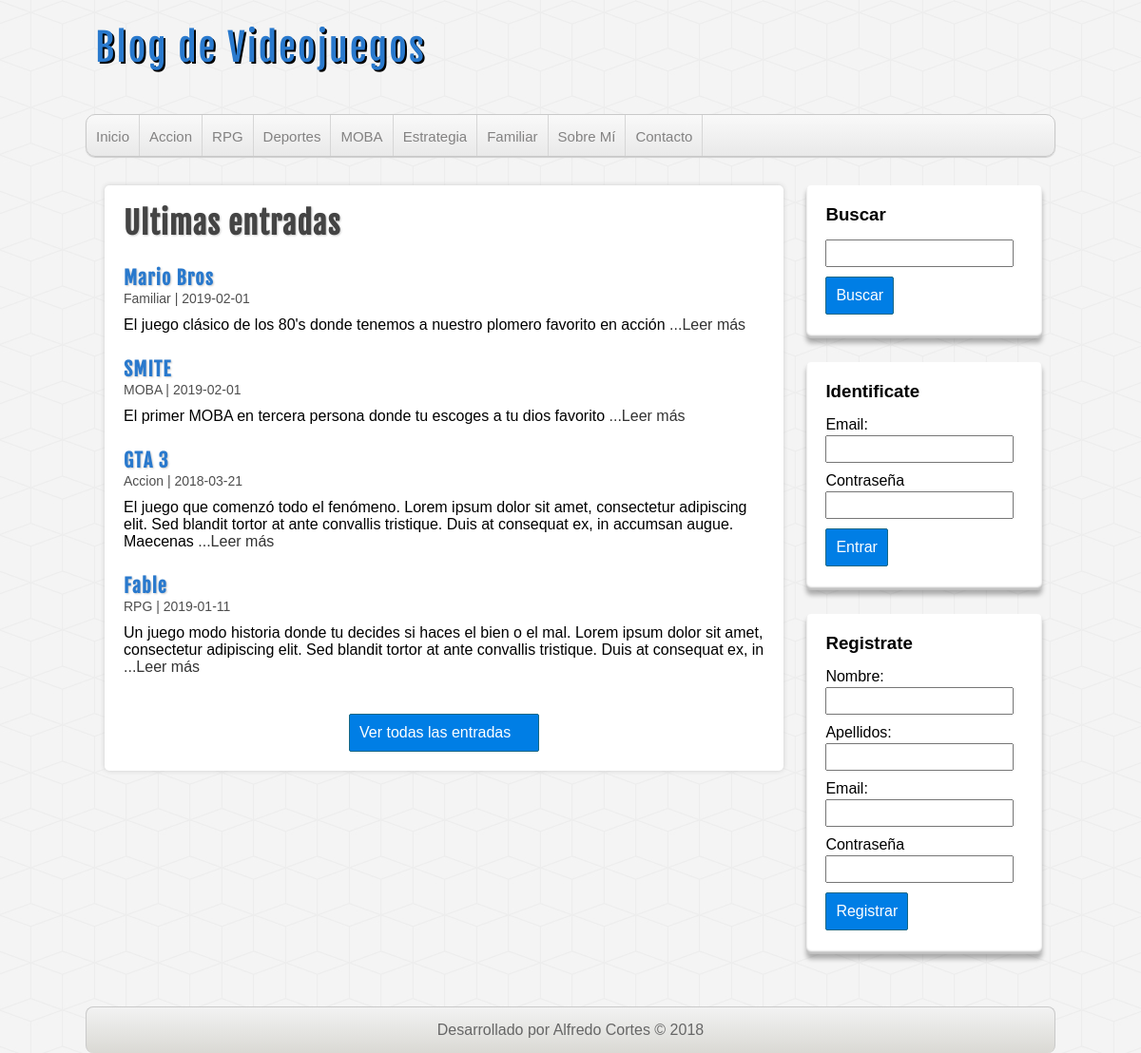
The page / on the database its author committed.
### tables this page shows
CREATE TABLE IF NOT EXISTS `categorias` (
  `id_categoria` int(255) NOT NULL AUTO_INCREMENT,
  `nombre_categoria` varchar(255) NOT NULL,
  PRIMARY KEY (`id_categoria`)
);

CREATE TABLE IF NOT EXISTS `entradas` (
  `id_entrada` int(255) NOT NULL AUTO_INCREMENT,
  `usuario_id` int(255) NOT NULL,
  `categoria_id` int(255) NOT NULL,
  `titulo` varchar(100) NOT NULL,
  `descripcion` mediumtext NOT NULL,
  `fecha_entrada` date NOT NULL,
  PRIMARY KEY (`id_entrada`),
  KEY `fk_entrada_usuario` (`usuario_id`),
  KEY `fk_entrada_categoria` (`categoria_id`)
);

### includes/helpers.php (called while the page is built, shortened)
<?php
function obtenerCategorias($conn){
    $sql = "SELECT * FROM categorias ORDER BY id_categoria ASC;";
    $categorias = mysqli_query($conn, $sql) or die(mysql_error());
    $result = array();
    if($categorias && mysqli_num_rows($categorias)>=1){
        $result = $categorias;
    }
    return $result;
}
function obtenerEntradas($conn, $limit=null, $categoria=null, $busqueda=null){
    $sql = "SELECT e.*, c.nombre_categoria FROM entradas e ".
            "INNER JOIN categorias c ON e.categoria_id=c.id_categoria";
    $sql .= " ORDER BY e.id_entrada DESC";
    if($limit){
        $sql.= " LIMIT 4";
    }
    $entradas = mysqli_query($conn, $sql);
    return $entradas;
}
?>

### index.php (the view)
<?php
require_once 'includes/header.php';
require_once 'includes/sidebar.php';
?>
<div id="principal">
    <h1>Ultimas entradas</h1>
    <?php $entradas = obtenerEntradas($conn, true);
    if(!empty($entradas)):
        while($entrada = mysqli_fetch_assoc($entradas)): ?>
            <article class="entrada">
                <a href="entrada.php?id=<?=$entrada['id_entrada'];?>"><h2><?=$entrada['titulo']; ?></h2></a>
                <span class="categoria-fecha"><?=$entrada['nombre_categoria'].' | '.$entrada['fecha_entrada']; ?></span>
                <p>
                    <?=substr($entrada['descripcion'], 0, 200)?><a href="entrada.php?id=<?=$entrada['id_entrada'];?>"><span id="leer-mas"> ...Leer más</span></a>
                </p>
            </article>
    <?php endwhile;
    endif; ?>
    <div id="ver-todas">
        <a href="entradas.php">Ver todas las entradas</a>
    </div>
</div>
<?php require_once 'includes/footer.php'; ?>

### includes/header.php (shortened to what this page needs)
<?php require_once 'conexion.php'; ?>
<?php require_once 'helpers.php'; ?>
<!DOCTYPE html>
<html lang="es">
    <head>
        <link rel="stylesheet" href="./assets/css/main.css">
    </head>
    <body>
        <header id="header">
            <div id="logo">
                <a href="index.php">
                    Blog de Videojuegos
                </a>
            </div>
            <nav id="menu">
                <ul>
                    <li>
                        <a href="index.php">Inicio</a>
                    </li>
                    <?php $categorias = obtenerCategorias($conn);
                    if(!empty($categorias)):
                        while($categoria=mysqli_fetch_assoc($categorias)): ?>
                        <li>
                            <a href="categoria.php?id=<?=$categoria['id_categoria'] ?>"><?= $categoria['nombre_categoria']; ?></a>
                        </li>
                    <?php
                        endwhile;
                    endif;
                    ?>
                    <li>
                        <a href="index.php">Sobre Mí</a>
                    </li>
                    <li>
                        <a href="index.php">Contacto</a>
                    </li>
                </ul>
            </nav>
        </header>
    <div id="container">

### includes/sidebar.php (shortened to what this page needs)
<aside id="sidebar">
    <div id="usuario-logeado" class="bloque">
        <h3>Buscar</h3>
        <form action="buscar.php" method="POST">
            <input type="text" name="busqueda">
            <input type="submit" value="Buscar">
        </form>
    </div>
<?php if(!isset($_SESSION['usuario'])): ?>
    <div id="login" class="bloque">
    <h3>Identificate</h3>
        <form action="login.php" method="POST">
            <label for="email">Email:</label>
            <input type="email" name="email" id="email">
            <label for="password">Contraseña</label>
            <input type="password" name="password" id="password">
            <input type="submit" value="Entrar">
        </form>
    </div>
    <div id="registro" class="bloque">
        <h3>Registrate</h3>
        <form action="registro.php" method="POST">
            <label for="nombre">Nombre:</label>
            <input type="text" name="nombre" id="nombre">
            <label for="apellidos">Apellidos:</label>
            <input type="text" name="apellidos" id="apellidos">
            <label for="email">Email:</label>
            <input type="email" name="email" id="email">
            <label for="password">Contraseña</label>
            <input type="password" name="password" id="password">
            <input type="submit" name="submit" value="Registrar">
        </form>
    </div>
<?php endif; ?>
</aside>

### includes/footer.php (shortened to what this page needs)
    </div>
<footer id="pie">
    <p>Desarrollado por Alfredo Cortes &copy; 2018</p>
</footer>
    </body>
</html>

### assets/css/main.css (style rules this page uses)
html { box-sizing: border-box; }
*, *::before, *::after { box-sizing: inherit; }
* { margin: 0px; padding: 0px; font-family: sans-serif, Helvetica, Arial; text-decoration: none; }
body { background: url(../img/cubes.png) #f4f4f4; }
.categoria-fecha { color: #4e4e4e; margin-top: 5px; font-size: 14px; }
#header { width: 85%; height: auto; background: transparent; margin: 0 auto; }
#logo { float: left; width: 540px; height: 120px; }
#logo a { font-family: "fajala", Helvetica; font-size: 40px; letter-spacing: 2px; color: #2979cd; text-shadow: 2px 2px 0px black; transition: all 500ms; line-height: 100px; margin-left: 10px; }
#menu { clear: both; width: 100%; height: 45px; background: linear-gradient(to bottom, #f9f9f9 0px, #e9e9e9 100%); border: 1px solid #c9c9c9; border-radius: 10px; box-shadow: 0px 1px 1px #ccc; overflow: hidden; }
#menu ul { list-style: none; }
#menu ul li { float: left; line-height: 45px; border-right: 1px solid #d6d6d6; }
#menu ul li a { display: block; padding: 0 10px; font-size: 15px; color: #838282; }
#container { width: 85%; height: auto; margin: 30px auto; }
#sidebar { float: right; width: 27%; height: auto; }
.bloque { display: block; width: 90%; margin: 0px auto; margin-bottom: 25px; background: white; padding: 20px; box-shadow: 0px 5px 5px rgba(0, 0, 0, 0.3), 0px -3px 2px rgba(0, 0, 0, 0.25) inset; border-radius: 5px; }
.bloque h3 { margin-bottom: 15px; }
label, input[type="text"], input[type="email"], input[type="password"] { display: block; width: 95%; margin: 2px 0px; }
input[type="text"], input[type="email"], input[type="password"] { margin-bottom: 10px; padding: 5px; }
input[type="button"], input[type="submit"], .boton { display: block; margin: 5px 0px; border-radius: 2px; padding: 10px; color: white; background: #007ee5; border: 1px solid #156785; cursor: pointer; font-size: 16px; }
#principal { float: left; width: 70%; height: auto; background-color: #ffff; border-radius: 5px; box-shadow: 0px 0px 5px #ccc; margin-left: 20px; padding: 20px; overflow: hidden; }
#principal a { color: #333; }
#principal h1 { font-size: 32px; color: #444; letter-spacing: 1px; text-shadow: 1px 1px 2px #ccc; font-family: "fajala"; }
#principal h2 { font-size: 20px; color: #2979cd; letter-spacing: 1px; font-family: "fajala"; text-shadow: 1px 1px 2px #ccc; margin-top: 25px; }
#principal p { margin-top: 10px; }
#ver-todas a { display: block; border-radius: 2px; padding: 10px; color: white; background: #007ee5; border: 1px solid #156785; cursor: pointer; width: 200px; margin: 0px auto; margin-top: 40px; }
#pie { width: 85%; clear: both; margin: 0 auto; background: linear-gradient(to bottom, #f2f2f2 0px, #dad9d4 100%); border: 1px solid #c9c9c9; border-bottom: none; border-radius: 8px 8px; color: #666; height: auto; padding: 15px; text-align: center; }

### rows shown on the page
categorias: nombre_categoria "Accion"
categorias: nombre_categoria "RPG"
categorias: nombre_categoria "Deportes"
categorias: nombre_categoria "MOBA"
categorias: nombre_categoria "Estrategia"
categorias: nombre_categoria "Familiar"
entradas: titulo "Mario Bros", categoria.nombre_categoria "Familiar", fecha_entrada "2019-02-01", descripcion "El juego clásico de los 80's donde tenemos a nuestro plomero favorito en acción"
entradas: titulo "SMITE", categoria.nombre_categoria "MOBA", fecha_entrada "2019-02-01", descripcion "El primer MOBA en tercera persona donde tu escoges a tu dios favorito"
entradas: titulo "GTA 3", categoria.nombre_categoria "Accion", fecha_entrada "2018-03-21", descripcion "El juego que comenzó todo el fenómeno. Lorem ipsum dolor sit amet, consectetur adipiscing elit. Sed blandit tortor at ante convallis tristique. Duis at consequat ex, in accumsan augue. Maecenas"
entradas: titulo "Fable", categoria.nombre_categoria "RPG", fecha_entrada "2019-01-11", descripcion "Un juego modo historia donde tu decides si haces el bien o el mal. Lorem ipsum dolor sit amet, consectetur adipiscing elit. Sed blandit tortor at ante convallis tristique. Duis at consequat ex, in"
